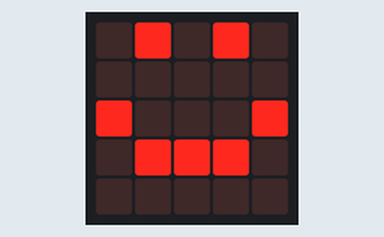
Simulated run of this program. Board: BBC micro:bit (MakeCode). Shown: the board's 5×5 LED display.

Above: at 0.1 s.
At 3.8 s:
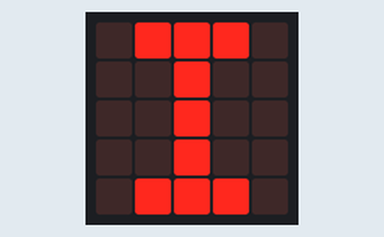
At 7.4 s:
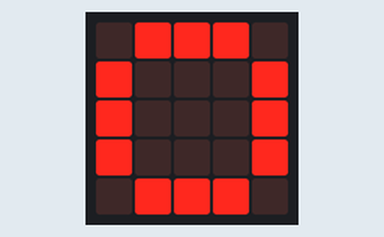
At 15.0 s:
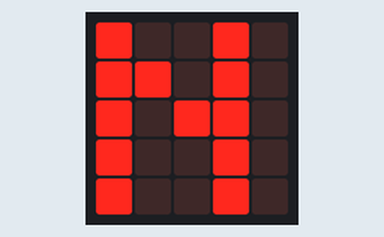
At 28.2 s:
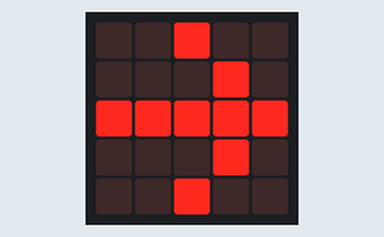
At 30.8 s:
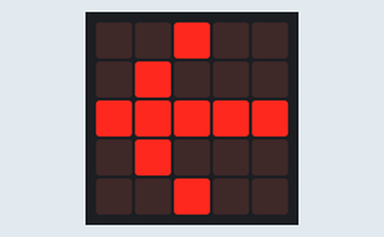

The program:

main.ts
```typescript
basic.showLeds(`
    . # . # .
    . . . . .
    # . . . #
    . # # # .
    . . . . .
    `)
basic.pause(100)
basic.showLeds(`
    # . . # .
    # # . # .
    # . # # .
    # . . # .
    # . . # .
    `)
basic.showLeds(`
    . . . . .
    # . . # .
    # . . # .
    # . . # .
    . # # . .
    `)
basic.showLeds(`
    # # # . .
    # . . . .
    # # # . .
    # . . . .
    # # # . .
    `)
basic.showLeds(`
    # # # . .
    # . . . .
    # # # . .
    . . # . .
    # # # . .
    `)
basic.showLeds(`
    # # # # #
    . . # . .
    . . # . .
    . . # . .
    . . # . .
    `)
basic.showLeds(`
    # # # # .
    # . . # .
    # # # # .
    # . # . .
    # . . # .
    `)
basic.showLeds(`
    . # # . .
    # . . # .
    # # # # .
    # . . # .
    # . . # .
    `)
basic.showLeds(`
    . . . . .
    . . . . .
    . . . . .
    . . . . .
    . . . . .
    `)
basic.showLeds(`
    . # # # .
    . . # . .
    . . # . .
    . . # . .
    . # # # .
    `)
basic.showLeds(`
    # . . # .
    # # . # .
    # . # # .
    # . . # .
    # . . # .
    `)
basic.showLeds(`
    # # # . .
    # . . . .
    # # # . .
    . . # . .
    # # # . .
    `)
basic.showLeds(`
    # # # # #
    . . # . .
    . . # . .
    . . # . .
    . . # . .
    `)
basic.showLeds(`
    . # # # .
    . . # . .
    . . # . .
    . . # . .
    . # # # .
    `)
basic.showLeds(`
    # # # # #
    . . # . .
    . . # . .
    . . # . .
    . . # . .
    `)
basic.showLeds(`
    . . . . .
    # . . # .
    # . . # .
    # . . # .
    . # # . .
    `)
basic.showLeds(`
    . # # # .
    # . . . .
    # . . . .
    # . . . .
    . # # # .
    `)
basic.showLeds(`
    . # # # .
    . . # . .
    . . # . .
    . . # . .
    . # # # .
    `)
basic.showLeds(`
    . # # # .
    # . . . #
    # . . . #
    # . . . #
    . # # # .
    `)
basic.showLeds(`
    # . . # .
    # # . # .
    # . # # .
    # . . # .
    # . . # .
    `)
basic.showLeds(`
    . . . . .
    . . . . .
    . . . . .
    . . . . .
    . . . . .
    `)
basic.showLeds(`
    # # # . .
    # . . . .
    # # # . .
    # . . . .
    # # # . .
    `)
basic.showLeds(`
    # # # . .
    # . . . .
    # # # . .
    . . # . .
    # # # . .
    `)
basic.showLeds(`
    # # # # #
    . . # . .
    . . # . .
    . . # . .
    . . # . .
    `)
basic.showLeds(`
    . # # . .
    # . . # .
    # # # # .
    # . . # .
    # . . # .
    `)
basic.showLeds(`
    . . . . .
    . . . . .
    . . . . .
    . . . . .
    . . . . .
    `)
basic.showLeds(`
    # # # . .
    # . . . .
    # # # . .
    . . # . .
    # # # . .
    `)
basic.showLeds(`
    . . . . .
    # . . # .
    # . . # .
    # . . # .
    . # # . .
    `)
basic.showLeds(`
    # # # . .
    # . . . .
    # # # . .
    # . . . .
    # . . . .
    `)
basic.showLeds(`
    # # # # .
    # . . # .
    # # # # .
    # . # . .
    # . . # .
    `)
basic.showLeds(`
    . # # # .
    . . # . .
    . . # . .
    . . # . .
    . # # # .
    `)
basic.showLeds(`
    # # # . .
    # . . . .
    # # # . .
    # . . . .
    # # # . .
    `)
basic.showLeds(`
    # . . # .
    # # . # .
    # . # # .
    # . . # .
    # . . # .
    `)
basic.showLeds(`
    # # # . .
    # . . # .
    # . . # .
    # . . # .
    # # # . .
    `)
basic.showLeds(`
    . # # # .
    # . . . #
    # . . . #
    # . . . #
    . # # # .
    `)
basic.showLeds(`
    . . . . .
    . . . . .
    . . . . .
    . . . . .
    . . . . .
    `)
basic.showLeds(`
    . . . . .
    # . . # .
    # . . # .
    # . . # .
    . # # . .
    `)
basic.showLeds(`
    # . . # .
    # # . # .
    # . # # .
    # . . # .
    # . . # .
    `)
basic.showLeds(`
    . . . . .
    . . . . .
    . . . . .
    . . . . .
    . . . . .
    `)
basic.showLeds(`
    # # # # .
    # . . # .
    # # # # .
    # . . . .
    # . . . .
    `)
basic.showLeds(`
    # # # # .
    # . . # .
    # # # # .
    # . # . .
    # . . # .
    `)
basic.showLeds(`
    . # # # .
    # . . . #
    # . . . #
    # . . . #
    . # # # .
    `)
basic.showLeds(`
    # # # . .
    # . . # .
    # # # # .
    # . . # .
    # # # . .
    `)
basic.showLeds(`
    # . . . .
    # . . . .
    # . . . .
    # . . . .
    # # # . .
    `)
basic.showLeds(`
    # # # . .
    # . . . .
    # # # . .
    # . . . .
    # # # . .
    `)
basic.showLeds(`
    # . . . #
    # # . # #
    # . # . #
    # . . . #
    # . . . #
    `)
basic.showLeds(`
    . . . . .
    . . . . .
    . . . . .
    . . . . .
    . . . . .
    `)
basic.showLeds(`
    # . . # .
    # # . # .
    # . # # .
    # . . # .
    # . . # .
    `)
basic.showLeds(`
    . # # # .
    # . . . #
    # . . . #
    # . . . #
    . # # # .
    `)
basic.showLeds(`
    # # # . .
    # . . . .
    # # # . .
    . . # . .
    # # # . .
    `)
basic.showLeds(`
    . . . . .
    . . . . .
    . . . . .
    . . . . .
    . . . . .
    `)
basic.showLeds(`
    . # # . .
    # . . # .
    # . . # .
    # . . # .
    . # # . #
    `)
basic.showLeds(`
    . . . . .
    # . . # .
    # . . # .
    # . . # .
    . # # . .
    `)
basic.showLeds(`
    . # # # .
    . . # . .
    . . # . .
    . . # . .
    . # # # .
    `)
basic.showLeds(`
    # # # . .
    # . . . .
    # # # . .
    # . . . .
    # # # . .
    `)
basic.showLeds(`
    # # # # .
    # . . # .
    # # # # .
    # . # . .
    # . . # .
    `)
basic.showLeds(`
    # # # . .
    # . . . .
    # # # . .
    # . . . .
    # # # . .
    `)
basic.showLeds(`
    # # # . .
    # . . . .
    # # # . .
    . . # . .
    # # # . .
    `)
basic.showLeds(`
    . . . . .
    . . . . .
    . . . . .
    . . . . .
    . . . . .
    `)
basic.showLeds(`
    . # # . .
    # . . # .
    # # # # .
    # . . # .
    # . . # .
    `)
basic.showLeds(`
    # . . . #
    . # . # .
    . . # . .
    . . # . .
    . . # . .
    `)
basic.showLeds(`
    . . . . .
    # . . # .
    # . . # .
    # . . # .
    . # # . .
    `)
basic.showLeds(`
    # # # . .
    # . . # .
    # . . # .
    # . . # .
    # # # . .
    `)
basic.showLeds(`
    . # # . .
    # . . # .
    # # # # .
    # . . # .
    # . . # .
    `)
basic.showLeds(`
    # # # # .
    # . . # .
    # # # # .
    # . # . .
    # . . # .
    `)
basic.showLeds(`
    . . . . .
    . . . . .
    . . . . .
    . . . . .
    . . . . .
    `)
basic.showLeds(`
    . # . # .
    . . . . .
    # . . . #
    . # # # .
    . . . . .
    `)
basic.showLeds(`
    . . . . .
    . . . . .
    . . . . .
    . . . . .
    . . . . .
    `)
basic.showLeds(`
    # # # . .
    # . . . .
    # # # . .
    . . # . .
    # # # . .
    `)
basic.showLeds(`
    . # # # .
    . . # . .
    . . # . .
    . . # . .
    . # # # .
    `)
basic.showArrow(ArrowNames.East)
basic.showLeds(`
    . . . . .
    . . . . .
    . . . . .
    . . . . .
    . . . . .
    `)
basic.showLeds(`
    . # . # .
    . . . . .
    # . . . #
    . # # # .
    . . . . .
    `)
basic.showLeds(`
    . . . . .
    . . . . .
    . . . . .
    . . . . .
    . . . . .
    `)
basic.showLeds(`
    # . . # .
    # # . # .
    # . # # .
    # . . # .
    # . . # .
    `)
basic.showLeds(`
    . # # # .
    # . . . #
    # . . . #
    # . . . #
    . # # # .
    `)
basic.showArrow(ArrowNames.West)
basic.showLeds(`
    . . . . .
    . . . . .
    . . . . .
    . . . . .
    . . . . .
    `)
basic.showLeds(`
    . # . # .
    . . . . .
    # . . . #
    . # # # .
    . . . . .
    `)
basic.forever(function () {

})
```

test.ts
```typescript
// aquí va el archivo "tests"; esto no se compilará cuando este paquete se utilice como una extensión.
```

Measured:
- what the display in image 1 shows lasts 0.4 s, from 3.7 s to 4.1 s
- what the display in image 4 shows lasts 0.6 s, from 28.1 s to 28.7 s
